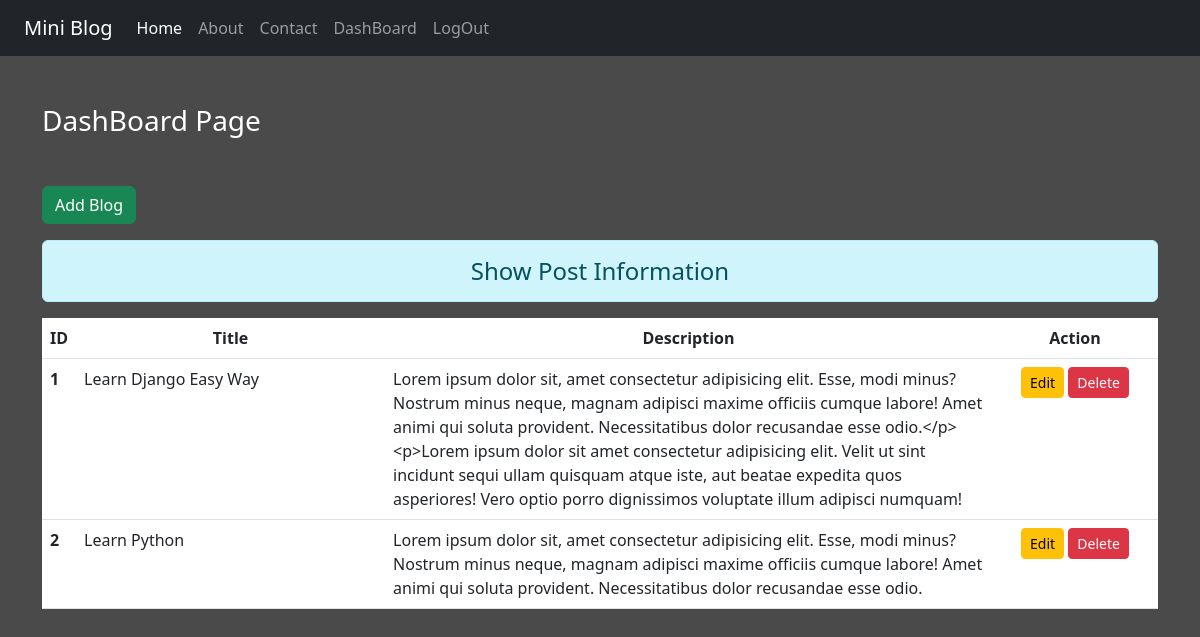
The page /dashboard/ (signed in) on the database its author committed.
### blog/models.py (models this page shows)
class Blog(models.Model):
    title = models.CharField(max_length=100)
    desc = models.TextField()

### blog/views.py (the view)
# urls.py: path('dashboard/', views.dashboard, name='dashboard'),
def dashboard(request):
    if request.user.is_authenticated:
        blogs = Blog.objects.all()
        return render(request, 'blog/dashboard.html', {'blogs':blogs})
    else:
        return HttpResponseRedirect('/login/')

### blog/templates/blog/dashboard.html (shortened to what this page needs)
{% extends 'blog/base.html' %}
{% load static %}
{% block content %}
<div class="coml-10">
    <h3 class="text-white my-5">DashBoard Page</h3>
    <a href="{% url 'addblog' %}" class="btn btn-success">Add Blog</a>
    <h4 class="text-center alert alert-info mt-3">Show Post Information</h4>
    {% if blogs %}
    <table class="table table-hover bg-white">
        <thead>
            <tr class="text-center">
                <th scope="col" style="width:2%">ID</th>
                <th scope="col" style="width:28%">Title</th>
                <th scope="col" style="width:55%">Description</th>
                <th scope="col" style="width:15%">Action</th>
            </tr>
        </thead>
        <tbody>
            {% for blog in blogs %}
            <tr>
                <th scope="row">{{blog.id}}</th>
                <td>{{blog.title}}</td>
                <td>{{blog.desc}}</td>
                <td class="text-center">
                    <a href="{% url 'updateblog' blog.id%}" class="btn btn-warning btn-sm">Edit</a>
                    <form action="{% url 'deleteblog' blog.id %}" method="post" class="d-inline">{% csrf_token %}
                        <input type="submit" class="btn btn-danger btn-sm" value="Delete">
                    </form>
                </td>
            </tr>
            {% endfor %}
        </tbody>
    </table>
    {% else %}
    <h4 class="text=center alert alert-warning">No Records</h4>
    {% endif %}
</div>
{% endblock content %}

### blog/templates/blog/base.html (shortened to what this page needs)
<!DOCTYPE html>
{% load static %}
<html lang="en">
<head>
    <link rel="stylesheet" href="{% static 'blog/css/bootstrap.css' %}">
    <link rel="stylesheet" href="{% static 'blog/css/style.css' %}">
</head>
<body>
    <div class="container-fluid bg-dark">
        {% include 'blog/navbar.html' %}
    </div>
    <div class="container">
        <div class="row">
            {% block content %}
            {% endblock content %}
        </div>
    </div>
</body>
</html>

### blog/templates/blog/navbar.html (shortened to what this page needs)
<nav class="navbar navbar-expand-lg navbar-dark bg-dark">
    <div class="container-fluid">
      <a class="navbar-brand" href="#">Mini Blog</a>
      <div class="collapse navbar-collapse" id="navbarNav">
        <ul class="navbar-nav">
          <li class="nav-item">
            <a class="nav-link active" aria-current="page" href="/">Home</a>
          </li>
          <li class="nav-item">
            <a class="nav-link" href="{% url 'about' %}">About</a>
          </li>
          <li class="nav-item">
            <a class="nav-link" href="{% url 'contact' %}">Contact</a>
          </li>
          {% if request.user.is_authenticated %}
          <li class="nav-item">
            <a class="nav-link" href="{% url 'dashboard' %}">DashBoard</a>
          </li>
          <li class="nav-item">
            <a class="nav-link" href="{% url 'logout' %}">LogOut</a>
          </li>
          {% endif %}
        </ul>
      </div>
    </div>
  </nav>

### blog/static/blog/css/style.css (style rules this page uses)
body { background-color: rgb(75,74,74); color: antiquewhite; }

### rows shown on the page
Blog: id "1", title "Learn Django Easy Way", desc "Lorem ipsum dolor sit, amet consectetur adipisicing elit. Esse, modi minus? Nostrum minus neque, magnam adipisci maxime officiis cumque labore! Amet animi qui soluta provident. Necessitatibus dolor recusandae esse odio.</p> <p>Lorem ipsum dolor sit amet consectetur adipisicing elit. Velit ut sint incidunt sequi ullam quisquam atque iste, aut beatae expedita quos asperiores! Vero optio porro dignissimos voluptate illum adipisci numquam!"
Blog: id "2", title "Learn Python", desc "Lorem ipsum dolor sit, amet consectetur adipisicing elit. Esse, modi minus? Nostrum minus neque, magnam adipisci maxime officiis cumque labore! Amet animi qui soluta provident. Necessitatibus dolor recusandae esse odio."
